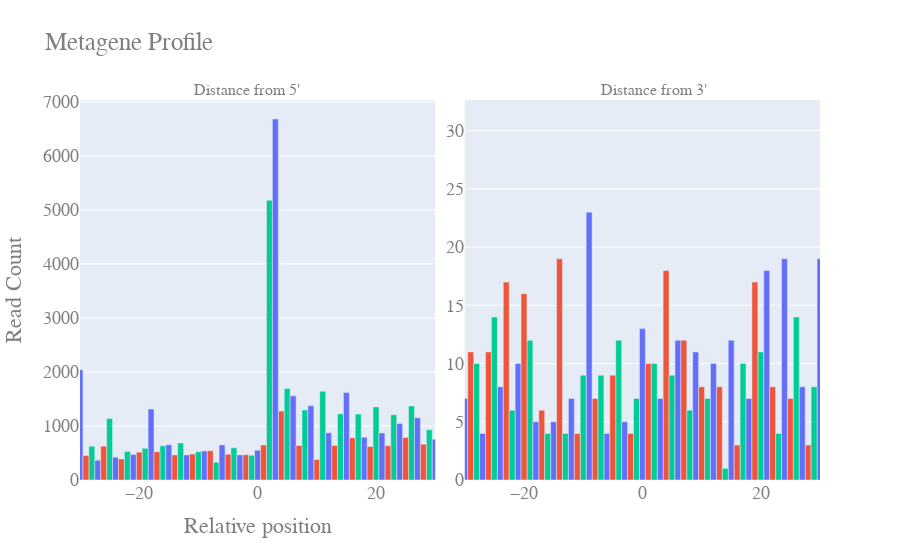

Notebook cell for this chart:
### Code cell
count = 0
colnums = 1
frame_colors = {0:"#636efa", 1:"#ef553b", 2:"#00cc96"}
if metagene_profile_dict["start"] != {}:
    target_loop = ["start"]
    if metagene_profile_dict["stop"] != {}:
        target_loop.append("stop")
        colnums = 2
else:
    target_loop = ["stop"]


fig = make_subplots(rows=1, cols=colnums, shared_yaxes=False,
    subplot_titles=["Distance from 5'","Distance from 3'"] if len(target_loop) > 1 
    else ["Distance from 5'"] if target_loop == ["start"]
    else ["Distance from 3'"],
    )
for current_target in target_loop:
    count += 1
    metagene_dict = {}
    for inner_dict in metagene_profile_dict[current_target].values():
        for inner_key, inner_value in inner_dict.items():
            if inner_key in metagene_dict and metagene_dict[inner_key] != None:
                metagene_dict[inner_key] += inner_value if inner_value is not None else 0
            else:
                metagene_dict[inner_key] = inner_value if inner_value is not None else 0
    n = 0
    color = [(x%3) for x in metagene_dict.keys()]
    for i in color:
        color[n] = frame_colors[i]
        n += 1
        
    fig.add_trace(
        go.Bar(x=list(metagene_dict.keys()), y=list(metagene_dict.values()), 
            name="Distance from 5'" if current_target == "start" else "Distance from 3'",
            marker=dict(color=color)),
            row=1, col=count, 
    )

fig.update_layout(
    title="Metagene Profile",
    xaxis_title="Relative position",
    yaxis_title="Read Count",
    font=dict(
        family=config["plots"]["font_family"],
        size=18,
        color=config["plots"]["base_color"],
    ),
    bargap=0,
    showlegend=False,
)
if colnums > 1:
    fig.update_layout(
            xaxis=dict(domain=[0, 0.48], zeroline=False),  # Adjust domain and remove x-axis zeroline for subplot 1
            xaxis2=dict(domain=[0.52, 1], zeroline=False),  # Adjust domain and remove x-axis zeroline for subplot 2
    )
else:
    fig.update_layout(
            xaxis=dict(domain=[0, 1], zeroline=False),
    )

fig.update_xaxes(
    range=config["plots"]["metagene_profile"]["distance_range"]
)

### Figure 1 — Plotly figure (JSON) as saved in the notebook; plotly's stock layout.template omitted (floating-point values rounded to 4 significant figures)
{"data": [{"marker": {"color": ["#ef553b", "#00cc96", "#00cc96", "#00cc96", "#ef553b", "#00cc96", "#00cc96", "#636efa", "#00cc96", "#00cc96", "#ef553b", "#636efa", "#ef553b", "#ef553b", "#00cc96", "#ef553b", "#00cc96", "#ef553b", "#636efa", "#ef553b", "#636efa", "#ef553b", "#636efa", "#636efa", "#00cc96", "#00cc96", "#636efa", "#636efa", "#00cc96", "#00cc96", "#00cc96", "#00cc96", "#ef553b", "#636efa", "#ef553b", "#ef553b", "#636efa", "#ef553b", "#636efa", "#ef553b", "#00cc96", "#636efa", "#636efa", "#ef553b", "#00cc96", "#636efa", "#00cc96", "#ef553b", "#00cc96", "#00cc96", "#636efa", "#ef553b", "#00cc96", "#636efa", "#00cc96", "#636efa", "#636efa", "#00cc96", "#00cc96", "#ef553b", "#636efa", "#ef553b", "#636efa", "#00cc96", "#ef553b", "#ef553b", "#00cc96", "#636efa", "#00cc96", "#ef553b", "#636efa", "#636efa", "#00cc96", "#636efa", "#00cc96", "#ef553b", "#636efa", "#00cc96", "#636efa", "#00cc96", "#ef553b", "#00cc96", "#636efa", "#00cc96", "#ef553b", "#636efa", "#ef553b", "#ef553b", "#ef553b", "#ef553b", "#636efa", "#636efa", "#636efa", "#ef553b", "#636efa", "#ef553b", "#00cc96", "#ef553b", "#636efa", "#ef553b", "#ef553b"]}, "name": "Distance from 5'", "type": "bar", "x": [-50, -49, -46, -34, 10, 20, 23, 24, 26, 29, 40, 48, -47, -35, -28, 4, 8, 22, 27, 37, 39, 43, -48, -45, -37, -31, -12, -9, -7, -4, 2, 11, 13, 15, 25, 28, 30, 34, 45, 46, -43, -42, -30, -29, -25, -24, -16, -14, -13, 5, 21, 31, 32, 33, 35, 36, 42, 44, 47, 49, -36, -23, -18, -10, -5, -2, 38, -27, -19, -8, 0, 12, 14, 18, 41, -38, -6, -1, 9, 17, -41, -40, -39, -22, -20, -15, -11, 16, 19, -26, 3, 6, -33, -32, -21, -17, 50, -44, -3, 1, 7], "xaxis": "x", "y": [458, 367, 649, 1331, 381, 1353, 1208, 1045, 1372, 930, 687, 783, 459, 1831, 623, 1277, 1297, 635, 1152, 734, 808, 537, 550, 474, 787, 1519, 465, 535, 330, 596, 5178, 1644, 640, 1619, 788, 664, 754, 562, 689, 476, 966, 604, 2039, 454, 1138, 421, 633, 465, 687, 1692, 871, 528, 988, 850, 1111, 1116, 1044, 992, 1220, 736, 1787, 390, 1316, 521, 479, 468, 809, 367, 587, 541, 550, 873, 1224, 791, 891, 1245, 650, 458, 1374, 1221, 431, 578, 400, 526, 516, 653, 480, 780, 619, 627, 6683, 1558, 331, 1339, 470, 523, 812, 502, 465, 649, 638], "yaxis": "y"}, {"marker": {"color": ["#636efa", "#636efa", "#ef553b", "#00cc96", "#636efa", "#ef553b", "#ef553b", "#ef553b", "#636efa", "#00cc96", "#636efa", "#636efa", "#00cc96", "#00cc96", "#636efa", "#636efa", "#636efa", "#636efa", "#00cc96", "#636efa", "#ef553b", "#636efa", "#636efa", "#ef553b", "#00cc96", "#00cc96", "#636efa", "#ef553b", "#00cc96", "#00cc96", "#ef553b", "#ef553b", "#00cc96", "#00cc96", "#636efa", "#636efa", "#00cc96", "#ef553b", "#00cc96", "#00cc96", "#ef553b", "#636efa", "#636efa", "#636efa", "#ef553b", "#636efa", "#ef553b", "#ef553b", "#ef553b", "#636efa", "#00cc96", "#ef553b", "#00cc96", "#636efa", "#636efa", "#636efa", "#ef553b", "#00cc96", "#636efa", "#ef553b", "#00cc96", "#636efa", "#00cc96", "#ef553b", "#00cc96", "#636efa", "#ef553b", "#636efa", "#ef553b", "#636efa", "#00cc96", "#ef553b", "#ef553b", "#ef553b", "#00cc96", "#ef553b", "#ef553b", "#00cc96", "#ef553b", "#00cc96", "#00cc96", "#00cc96", "#ef553b", "#ef553b", "#00cc96", "#636efa", "#ef553b", "#636efa", "#00cc96", "#ef553b", "#00cc96", "#ef553b", "#636efa", "#00cc96", "#ef553b", "#00cc96", "#ef553b", "#00cc96", "#00cc96", "#00cc96", "#636efa"]}, "name": "Distance from 3'", "type": "bar", "x": [-24, 39, -8, -31, -30, -44, -26, 4, 15, -49, -42, -21, -19, 17, 18, 21, 24, 30, 41, -48, -32, -9, -6, 34, 35, -43, -39, -29, -28, -25, -23, -17, -10, -4, 0, 3, 11, 13, 20, 23, 31, 33, 36, 42, 43, 45, 49, -50, -47, -45, -40, -38, -37, -36, -33, -15, -14, -13, -12, -11, -7, -3, -1, 1, 5, 6, 7, 9, 10, 12, 14, 19, 22, 25, 26, 28, 37, 44, 46, 47, 50, -46, -41, -35, -34, -27, -20, -18, -16, -2, 2, 16, 27, 32, 40, -22, -5, 8, 29, 38, 48], "xaxis": "x2", "y": [8, 4, 7, 5, 7, 24, 11, 18, 12, 6, 11, 10, 12, 10, 7, 18, 19, 19, 8, 4, 31, 23, 4, 5, 4, 9, 10, 11, 10, 14, 17, 6, 9, 12, 13, 7, 7, 8, 11, 4, 6, 7, 5, 4, 5, 9, 8, 7, 2, 5, 7, 8, 6, 4, 9, 5, 19, 4, 7, 4, 9, 5, 7, 10, 9, 12, 12, 11, 8, 10, 1, 17, 8, 7, 14, 3, 16, 5, 8, 7, 9, 3, 3, 10, 2, 4, 16, 5, 4, 4, 10, 3, 8, 31, 6, 6, 9, 6, 8, 3, 2], "yaxis": "y2"}], "layout": {"annotations": [{"font": {"size": 16}, "showarrow": false, "text": "Distance from 5'", "x": 0.225, "xanchor": "center", "xref": "paper", "y": 1, "yanchor": "bottom", "yref": "paper"}, {"font": {"size": 16}, "showarrow": false, "text": "Distance from 3'", "x": 0.775, "xanchor": "center", "xref": "paper", "y": 1, "yanchor": "bottom", "yref": "paper"}], "bargap": 0, "font": {"color": "#7f7f7f", "family": "Helvetica Neue,Helvetica,Arial,sans-serif", "size": 18}, "showlegend": false, "title": {"text": "Metagene Profile"}, "xaxis": {"anchor": "y", "domain": [0, 0.48], "range": [-30, 30], "title": {"text": "Relative position"}, "zeroline": false}, "xaxis2": {"anchor": "y2", "domain": [0.52, 1], "range": [-30, 30], "zeroline": false}, "yaxis": {"anchor": "x", "domain": [0, 1], "title": {"text": "Read Count"}}, "yaxis2": {"anchor": "x2", "domain": [0, 1]}}}
